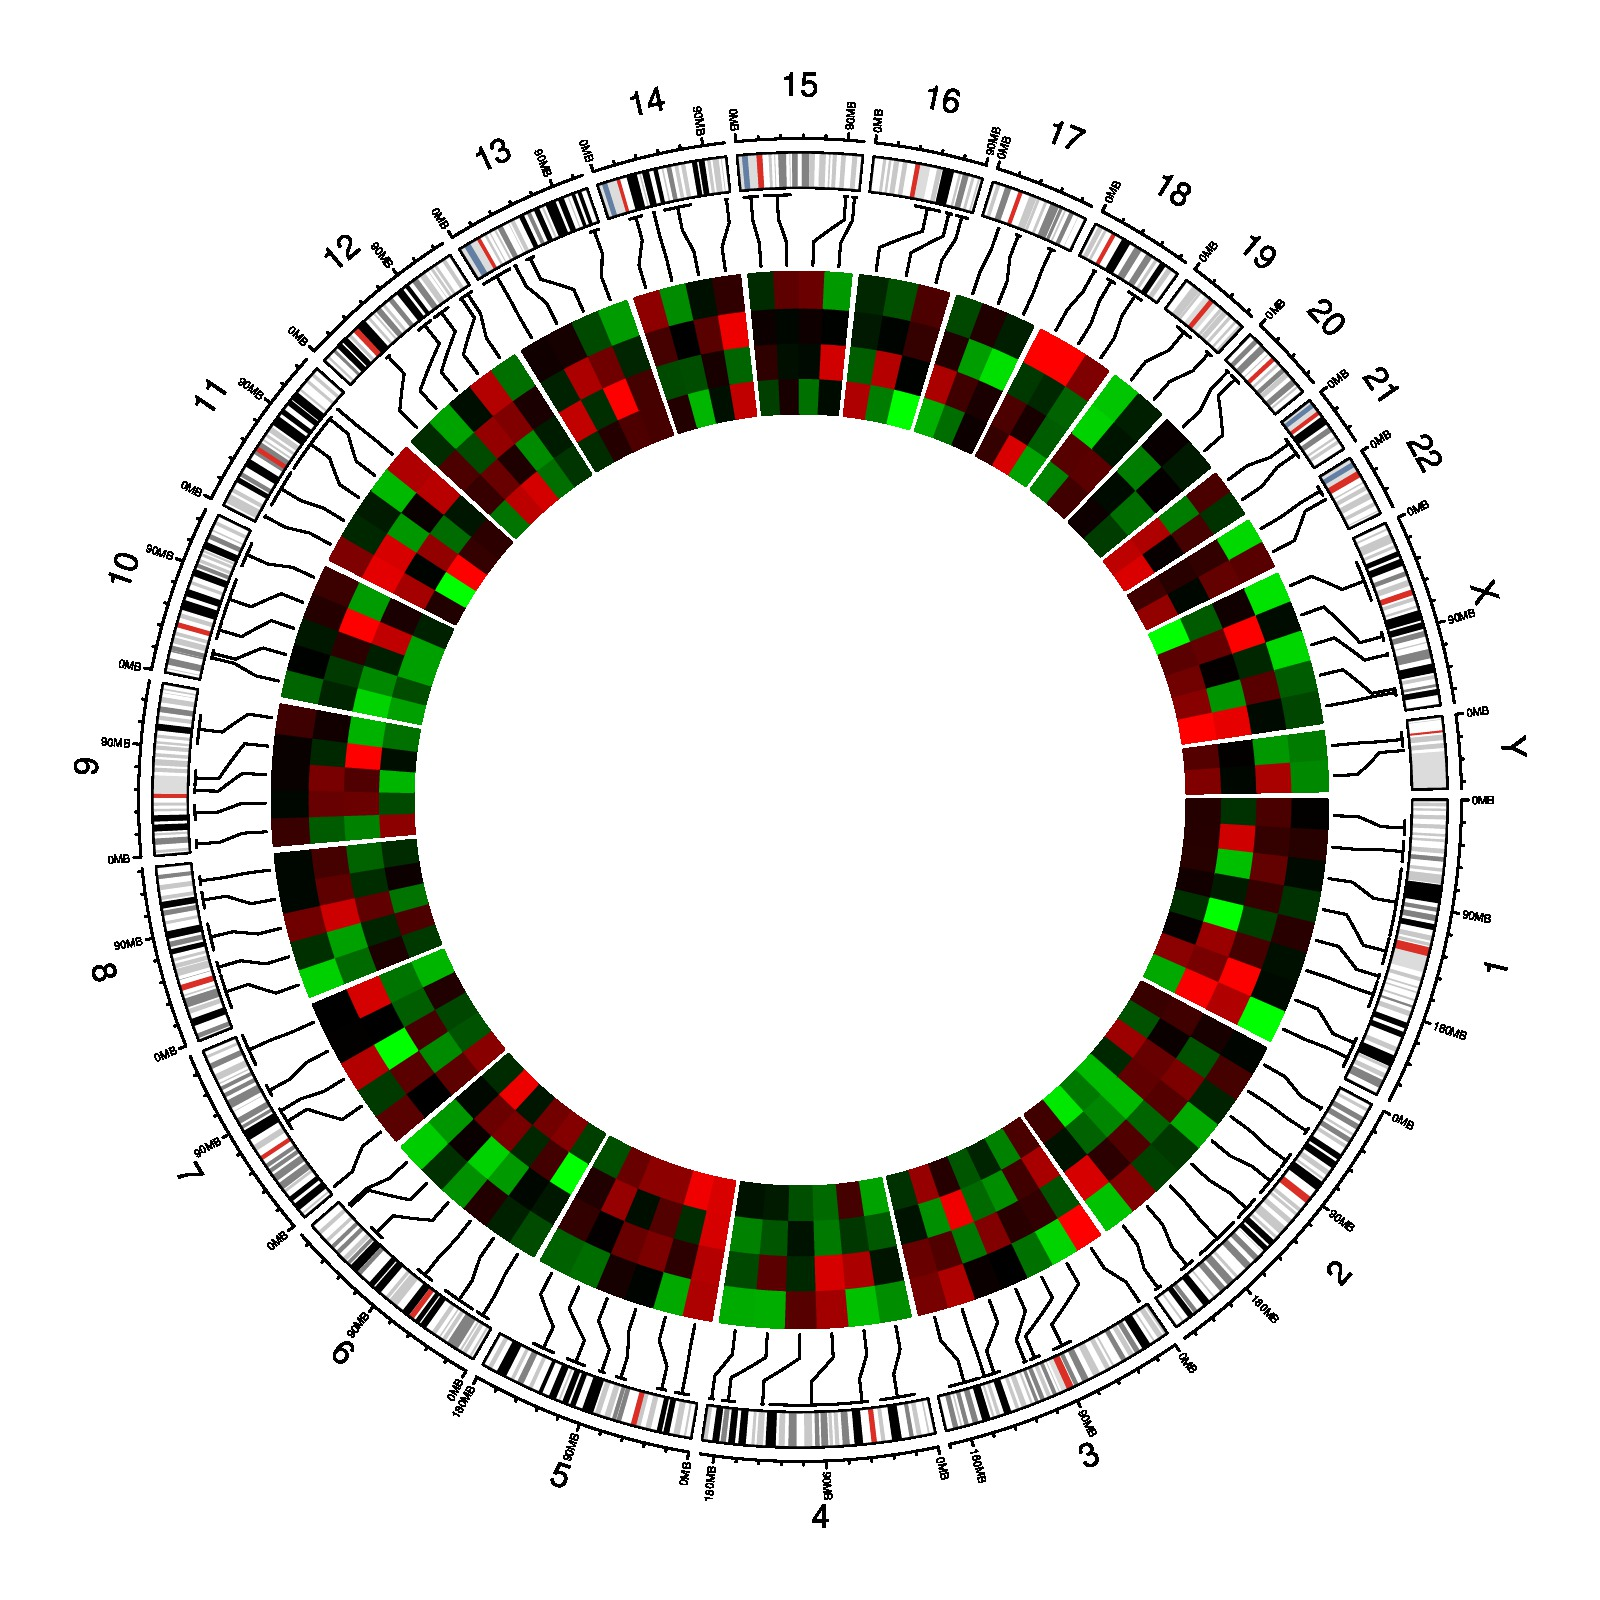

Write R code to recreate this figure.
library(circlize)

par(mar = c(1, 1, 1, 1))

circos.par(cell.padding = c(0, 0, 0, 0))
circos.initializeWithIdeogram()

bed = generateRandomBed(nr = 100, nc = 4)

circos.genomicPosTransformLines(bed, posTransform = posTransform.default, horizontalLine = "top", track.height = 0.1)

f = colorRamp2(breaks = c(-1, 0, 1), colors = c("green", "black", "red"))
circos.genomicTrackPlotRegion(bed, stack = TRUE, panel.fun = function(region, value, ...) {
	circos.genomicRect(region, value, col = f(value[[1]]), 
		border = f(value[[1]]), posTransform = posTransform.default, ...)
}, bg.border = NA)

circos.clear()
